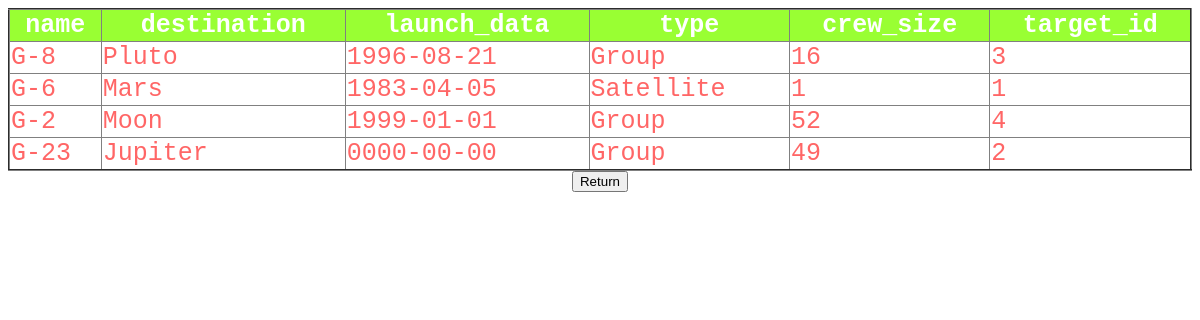
The app's page /table_mission.php with its own data.
### tables this page shows
CREATE TABLE IF NOT EXISTS `mission` (
  `mission_id` int(11) NOT NULL,
  `name` text,
  `destination` text,
  `launch_data` date DEFAULT NULL,
  `type` text,
  `crew_size` text,
  `target_id` int(11) DEFAULT NULL
);

### table_mission.php (the view, shortened to what this page needs)
<!DOCTYPE html>
<html>
<head>
</head>
<body>
    <table width ="100px" border ="2px">
<tr>
        <th>name</th>
        <th>destination</th>
        <th>launch_data</th>
        <th>type</th>
        <th>crew_size</th>
        <th>target_id</th>
</tr>
<?php
$conn = mysqli_connect("localhost","fallou","Fama2022#", "ua92backend");
$sql = "SELECT * FROM mission";
$result = mysqli_query($conn, $sql);
if (mysqli_num_rows($result) > 0){
while ($row = mysqli_fetch_assoc($result)){
    echo "<tr><td>" . $row["name"] . "</td><td>" . $row[ "destination"] . "</td><td>" . $row["launch_data"] . "</td><td>" . $row["type"] . "</td><td>" . $row["crew_size"] . "</td><td>" .  $row["target_id"] . "</td></tr>";
}
}
else{
    echo "0 results";
}
?>
    </table>
    <center><a href="mission_form.php"><button>Return</button></a></center>
</body>
</html>

### table_mission.php (style rules this page uses)
table { border-collapse: collapse; width: 100%; color: #ff6666; font-family: monospace; font-size: 25px; text-align: letf; }
th { background-color: #99ff33; color: white; }

### records on screen
mission: name "G-8", destination "Pluto", launch_data "1996-08-21", type "Group", crew_size "16", target "3"
mission: name "G-6", destination "Mars", launch_data "1983-04-05", type "Satellite", crew_size "1", target "1"
mission: name "G-2", destination "Moon", launch_data "1999-01-01", type "Group", crew_size "52", target "4"
mission: name "G-23", destination "Jupiter", launch_data "0000-00-00", type "Group", crew_size "49", target "2"
